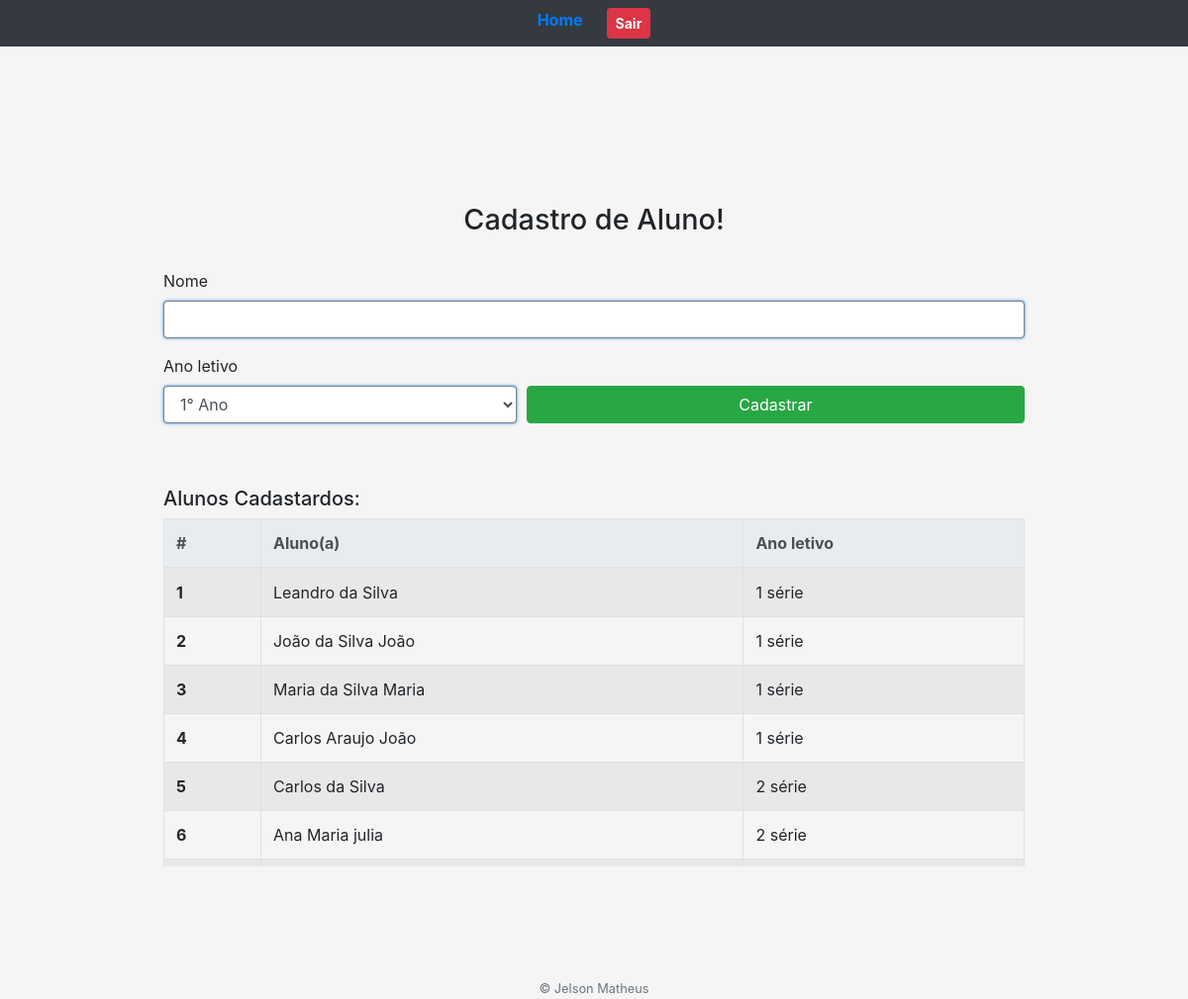
Screenshot of /cadastro-aluno/ (signed in) with the database file from the repository.
### core/models.py (models this page shows)
class Aluno(models.Model):
    nome = models.CharField(max_length=30, unique=True)
    serie = models.ForeignKey(Serie, on_delete=models.CASCADE)
    def __str__(self):
        return self.nome;

class Serie(models.Model):
    ano_letivo = models.IntegerField(unique=True)
    def __str__(self):
        return str(self.ano_letivo)

### core/views.py (the view)
# urls.py: path('cadastro-aluno/', views.cadastro_alunos),
@login_required(login_url='/login/')
def cadastro_alunos(request):
    context = {
        'alunos': Aluno.objects.all(),
        'series': Serie.objects.all()
    }
    return render(request, 'telas/cadastro-aluno.html', context)

### core/templates/telas/cadastro-aluno.html (shortened to what this page needs)
{% load static %}
<!DOCTYPE html>
<html>
<head>
    <link rel="stylesheet" href="https://cdn.jsdelivr.net/npm/bootstrap@4.6.0/dist/css/bootstrap.min.css">
    <link rel="stylesheet" href="{% static 'css/form.css' %}"/>
</head>
<body>
    <header>
         {% include "header.html" %}
    </header>
    <main>
    <div class="container mt-5">
        <form class="form-cadastro" action="submit" method="POST"> {% csrf_token %}
            <h1 class="text-center">Cadastro de Aluno!</h1>
            <div class="form-row">
                <div class="form-group col-12">
                    <label for="inputNome">Nome</label>
                    <input type="text" id="inputNome" name="nome" class="form-control" required>
                </div>
                <div class="form-group col-5">
                    <label for="selectSerie">Ano letivo</label>
                    <select id="selectSerie" name="serie" class="form-control" required>
                        {% for serie in series %}
                            <option value="{{ serie.id }}"> {{ serie }}° Ano</option>
                        {% endfor %}
                    </select>
                </div>
                <div class="form-group col-7 d-flex">
                    <button type="submit" class="mt-auto btn btn-success">Cadastrar</button>
                </div>
            </div>
        </form>
        <h5>Alunos Cadastardos:</h5>
        <div class="table-responsive box-tabela">
            <table class="table table-striped table-bordered">
                <thead class="thead-light">
                    <tr>
                       <th scope="col">#</th>
                       <th scope="col">Aluno(a)</th>
                       <th scope="col"> Ano letivo</th>
                    </tr>
                </thead>
                <tbody>
                    {%for aluno in  alunos %}
                    <tr>
                        <th scope="row" class="countLinha"></th>
                        <td>{{ aluno }}</td>
                        <td>{{ aluno.serie }} série</td>
                    </tr>
                    {% endfor %}
                </tbody>
            </table>
        </div>
    </div>
    </main>
    <footer class="text-center">
        <span class="text-muted small"> &copy; Jelson Matheus</span>
    </footer>
</body>
</html>

### core/templates/header.html
<nav class="nav-custom d-flex bg-dark justify-content-center py-2 px-4">
	<a class="mr-4" href="/"><b>Home</b></a>
	<a class="btn btn-sm btn-danger" href="/../logout/">
		<b>Sair</b>
	</a>
</nav>

### core/static/css/form.css (style rules this page uses)
html, body { height: 100%; }
body { display: flex; flex-direction: column; background: #f5f5f5; }
main { display: flex; flex-grow: 1; flex-direction: column; align-items: center; justify-content: center; width: 100%; max-width: 45rem; margin: auto; }
.form-cadastro { width: 100%; margin: auto; margin-top: 2rem; margin-bottom: 3rem; }
.form-cadastro > h1 { margin-bottom: 2rem; font-size: 1.8em; }
.form-cadastro .form-control { border: 1px solid gray; box-shadow: 0 0 0.2em #1e90ff; }
.form-cadastro .btn { width: 100%; }
.box-tabela { max-height: 16rem; width: 100%; margin-bottom: 2rem; overflow: auto; }
.box-tabela > table { counter-reset: tableCount; }
.countLinha:before { content: counter(tableCount); counter-increment: tableCount; }
@media (min-width: 768px) { main { max-width: 75%; } }
@media (min-width: 768px) { .box-tabela { max-height: 22rem; } }

### rows the page displays
Aluno: nome "Leandro da Silva", serie "1"
Aluno: nome "João da Silva João", serie "1"
Aluno: nome "Maria da Silva Maria", serie "1"
Aluno: nome "Carlos Araujo João", serie "1"
Aluno: nome "Carlos da Silva", serie "2"
Aluno: nome "Ana Maria julia", serie "2"

### other values shown
form field serie "1° Ano"
